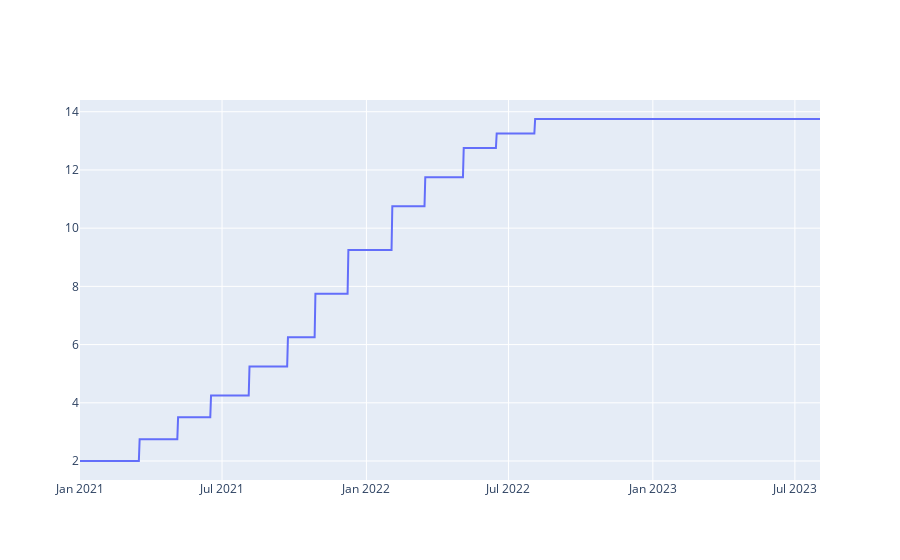

Notebook code cell kept with this figure:
### Code cell
fig = go.Figure()
fig.add_trace(go.Scatter(name='Selic', x=selic.index, y=selic.Value))
fig.show()

### Figure 1 — Plotly figure (JSON) as saved in the notebook; plotly's stock layout.template omitted (floating-point values rounded to 4 significant figures; data arrays with more than 128 entries replaced by an {"elided": "..."} marker saying what was removed)
{"data": [{"name": "Selic", "type": "scatter", "x": {"elided": "944 str values"}, "y": {"elided": "944 float values"}}], "layout": {}}
